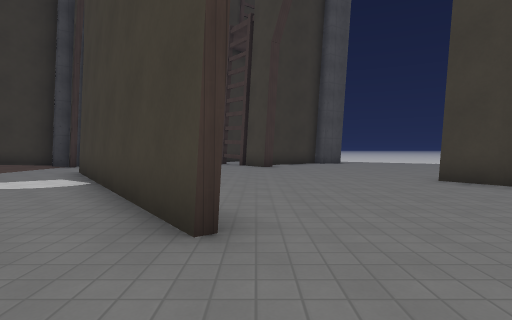
View 1 (above)

16 first-person views from a walk through a level from a Godot 3-D game. The camera is 1.3 m above the floor, tilts 2° down and sees 80° across. Doors that lead somewhere are drawn open, without their leaves. The floor is counted in squares, 2 m on a side. Each view is taken from the middle of a square. On the plan, view 1 faces up. The plan holds only what a view shows up to about 10 squares ahead; the rest is blank. The place goes on beyond the plan. Characters and animated objects are not drawn. Surface patterns are stand-ins for the level's own textures.

View 2
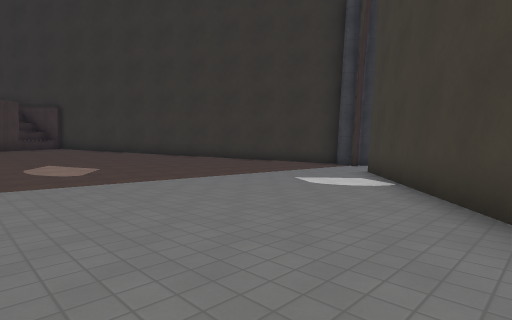

View 3
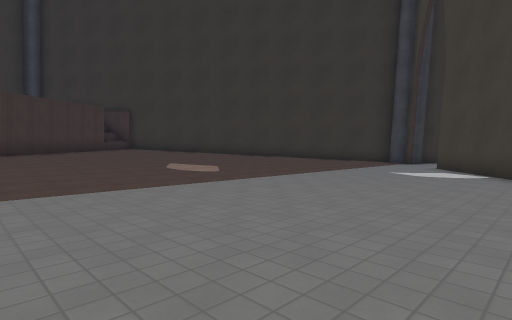

View 4
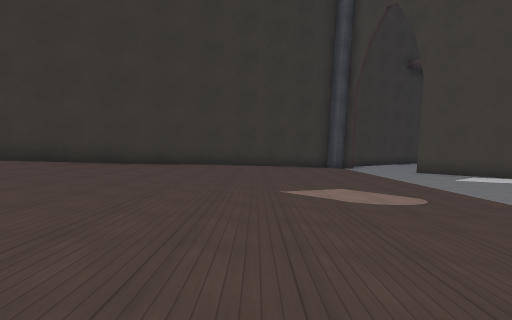

View 5
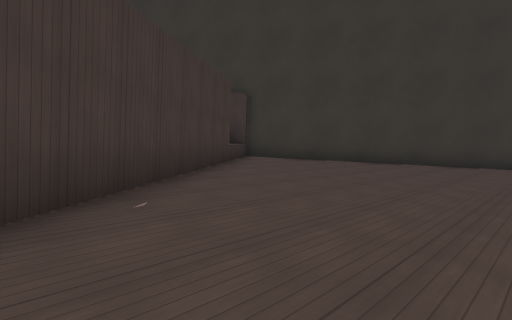

View 6
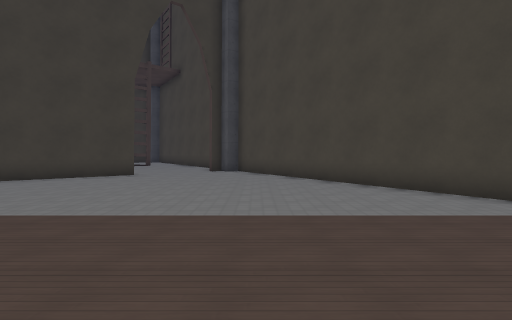

View 7
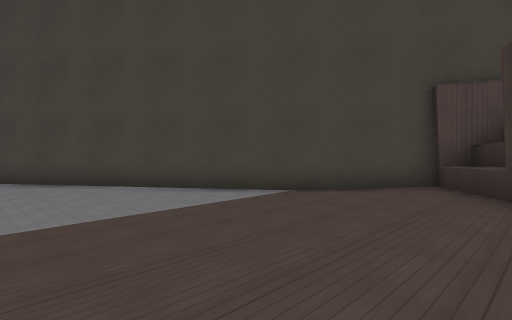

View 8
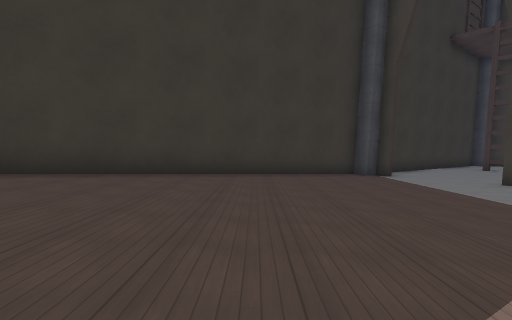

View 9
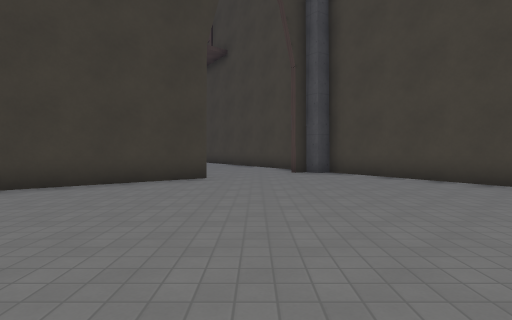

View 10
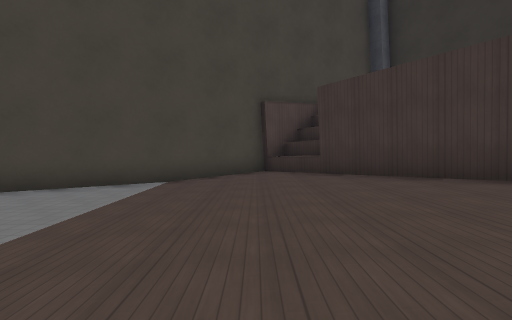

View 11
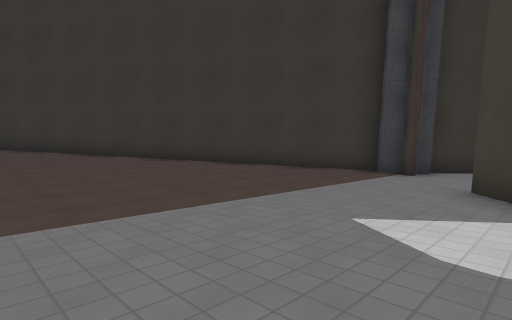

View 12
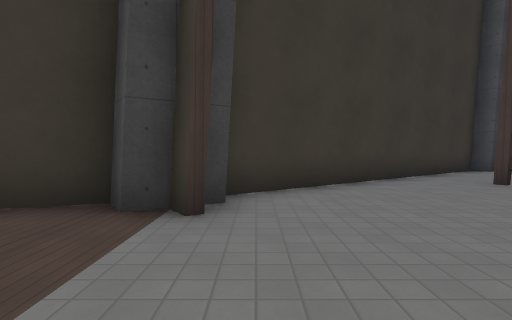

View 13
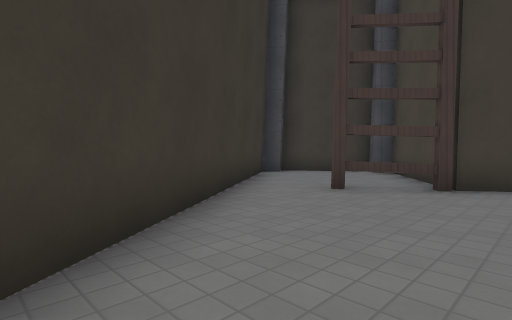

View 14
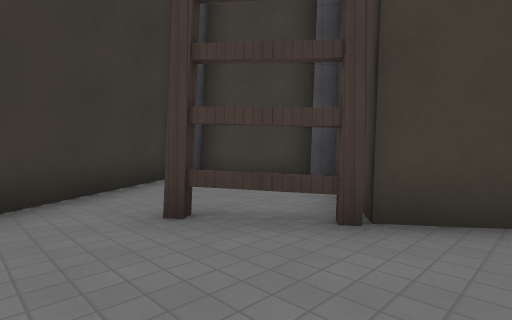

View 15
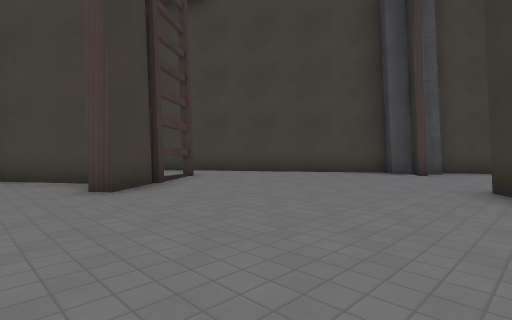

View 16
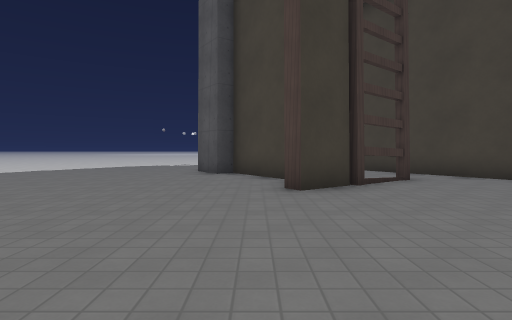

### Floor plan
Key: @ floor where view 1 was taken; # wall or solid block; . main floor; : floor 0.25 m higher than the main floor; + floor 0.5 m higher than the main floor; * floor 0.75 m higher than the main floor; % floor 1 m higher than the main floor; & floor 1.25 m higher than the main floor; / step, stairs or slope; = window, fence, low wall or low ledge; ^ raised ledge.
Columns run from 18 left of view 1 to 9 right of it. Each row starts with its distance up from view 1.
 17                   ###
 16                 ## .#
 15                ##...##    ..
 14              ###....##   ...
 13             ##...=###   ....
 12           ###.....#    .....
 11          ###.......  .......
 10         ##:....  ...........
  9       ###::....  ...........
  8      ##+:::...#  ........##
  7    ###++:::...## .......##
  6   ##**++:::....# .....###
  5  ##%**++:::....##......##
  4 # %%**++:::.....##......#.#
  3 ^&%%**++:::......#.......##
  2  #%%**++:::.............##
  1  #%%**++:::...........###
  0  ##%**++:::.......@.###
 -1   ##**++:::........##
 -2    ##*++:::.......##
 -3     #*++:::......##
 -4     ##++:::....###
 -5      ##+:::...##
 -6       #/:::.###
 -7       ##:::##
 -8        #^:##
 -9         ###

Where each view was taken, in squares from view 1:
view 1: 0 up, 0 right, facing up
view 2: 0 up, 1 left, facing up-left
view 3: 3 down, 2 left, facing up-left
view 4: 3 down, 11 left, facing up
view 5: 3 down, 11 left, facing up-left
view 6: 2 down, 11 left, facing right
view 7: 2 down, 11 left, facing down-right
view 8: 1 up, 11 left, facing up
view 9: 1 up, 8 left, facing right
view 10: 0 up, 9 left, facing down
view 11: 3 up, 4 left, facing up-left
view 12: 8 up, 6 left, facing up
view 13: 11 up, 6 left, facing up-right
view 14: 11 up, 3 left, facing up-right
view 15: 8 up, 1 left, facing down-right
view 16: 7 up, 1 left, facing right
